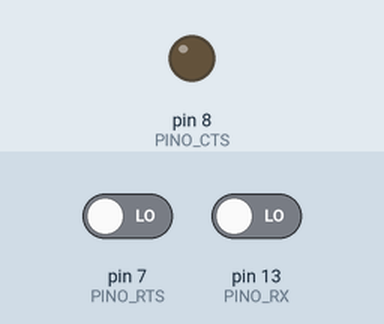
A sketch run on a simulated Arduino Uno, built with avr-gcc and run on an emulated ATmega328P. On the bench: output pins drawn as LEDs (lit = HIGH). Inputs (shaded band) come from the test bench; at power-on: pin 7 (PINO_RTS) LOW, pin 13 (PINO_RX) LOW. What the sketch prints to the serial monitor is not drawn.

Above: at 1.2 s.
1.3 s: pin 7 (PINO_RTS) driven HIGH
At 2.2 s:
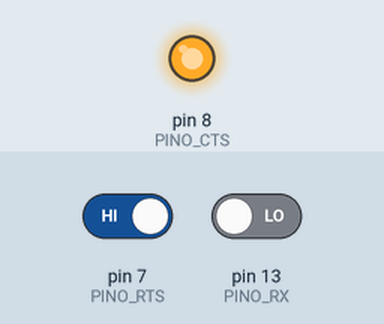
3.0 s: pin 7 (PINO_RTS) driven LOW
At 3.5 s:
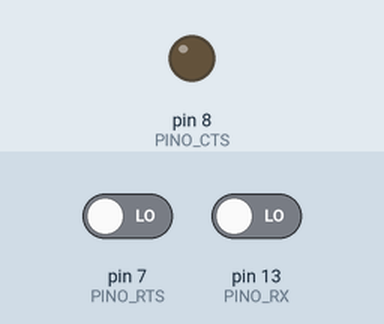
Timing chart, 0 to 6.0 s (numbered marks = the images above; inputs shaded):
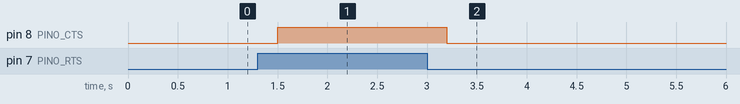

The sketch:

Receptor.ino
```cpp
#define PINO_RX 13
#define PINO_TX 13
#define BAUD_RATE 8
#define HALF_BAUD 1000/(2*BAUD_RATE)

#define PINO_RTS 7
#define PINO_CTS 8

//#include "Temporizador.h"

char letra[10]; //Variavel global para leitura dos 9 bits
int it = 0; // Iterador de posicao atual do bit

//Temporizador inicio
void configuraTemporizador(int baud_rate){
  int frequencia;
  frequencia = constrain(baud_rate,1,1500);
  //set timer1 interrupt
  TCCR1A = 0;// set entire TCCR1A register to 0
  TCCR1B = 0;// same for TCCR1B
  TCNT1  = 0;//initialize counter value to 0
  //OCR1A = contador;// = (16*10^6) / (10*1024) - 1 (must be <65536)
  OCR1A = ((16 * pow(10,6))/(1024*frequencia)) - 1;
  // turn on CTC mode (clear time on compare)
  TCCR1B |= (1 << WGM12);
  // Turn T1 off
  TCCR1B &= 0xF8;
  // Disable interrupts
  TIMSK1 = 0;
  TIFR1 = 0;
}

void iniciaTemporizador(){
  Serial.println("T1 iniciado");
  TCNT1 = 0;//initialize counter value to 0
  TIFR1 = 0;
  // enable timer compare interrupt
  TIMSK1 |= (1 << OCIE1A);
  // Set CS10 and CS12 bits for 1024 prescaler
  TCCR1B |= (1 << CS12) | (1 << CS10);
}

void paraTemporizador(){
  Serial.println("T1 parado");
    // Turn T1 off
  TCCR1B &= 0xF8;
  TIMSK1 = 0;
}
//Temporizador fim


// Calcula bit de paridade - Par ou impar
bool bitParidade(String letra){
	int numOnes = 0; // Contador da quantidade de 1s
 	for (int i = 0; i < 9; i++) {
    	if (letra[i] == '1') {
      		numOnes++;
    	}
  	}
  	bool paridadePar = (numOnes % 2 == 0); //Verifica se o numero de 1s eh par ou impar
  	return paridadePar; //Retorna 1 caso par, 0 c.c.
}

// Rotina de interrupcao do timer1
// O que fazer toda vez que 1s passou?
ISR(TIMER1_COMPA_vect){
  //>>>> Codigo Aqui <<<<
  if(it < 9){ // 9 bits de leitura
  	if(digitalRead(PINO_RX) == HIGH){ // Caso a leitura do dado seja 'HIGH', o bit eh 1
  		letra[it] = '1';
  	}
  	else{ // Bit atual = 0 c.c.
   		letra[it] = '0';
  	}
  }
  it++; // Incrementa o iterador de posicao

}

// Funcao que espera a flag RTS ser ligada para ligar a flag CTS
bool handShake(){
  	if(digitalRead(PINO_RTS) == HIGH){
      	delay(200); // Delay para visualizacao do funcionamento pelos LEDs
      	digitalWrite(PINO_CTS, HIGH);
      	return true;
  	}
  	return false;
}

// Funcao para retornar o caracter recebido a partir da sequencia de bits
char retornaLetra(char letra[]){
  double l = 0;
  for(int x = 7; x >= 0; x--){
  	l += ((int)letra[x]-'0') * pow(2, (7-x)); // Soma dos bits em uma variavel double
  }
  int l2 = (int) l + 1; // O arduino possui um problema de transformacao de double para int que perde uma unidade
  return char(l2);
}


// Executada uma vez quando o Arduino reseta
void setup(){
  //desabilita interrupcoes
  noInterrupts();
  // Configura porta serial (Serial Monitor - Ctrl + Shift + M)
  Serial.begin(9600);

  // habilita interrupcoes
  interrupts();


  configuraTemporizador(BAUD_RATE);

  //Definição pinos receptor
  //dados
  pinMode(PINO_RX, INPUT);
  //flag receptor
  pinMode(PINO_RTS, INPUT);

  //flag emissor
  pinMode(PINO_CTS, OUTPUT);
  digitalWrite(PINO_CTS, LOW);

}


// O loop() eh executado continuamente (como um while(true))
void loop ( ) {
  //>>>> Codigo Aqui <<<<

  digitalWrite(PINO_CTS, LOW);
  if(handShake()){
    //Inicializa posição de leitura
    it = 0;
    //Delay para iniciar contador do receptor
    delay(HALF_BAUD);
    //Inicializa temporizador
    iniciaTemporizador();
    //Espera a leitura dos 9 bits (8 do caracter e 1 de paridade)
    while(it < 9) {
      Serial.print("");
    };
    //Para o temporizador apos a leitura dos 9 bits
    paraTemporizador();

    //Espera a flag do emissor RTS ser alterada para 0
    while(digitalRead(PINO_RTS));

    //Delay para visualizacao em LED das flags RTS e CTS
    delay(200);
    //Altera a flag do receptor para 0
    digitalWrite(PINO_CTS, LOW);

    letra[9] = '\0';
    //Verifica a paridade do conteúdo
    if(bitParidade(letra)){ // Caso par: imprime o caracter
      Serial.print("Letra recebida: ");
      Serial.println(retornaLetra(letra));
    }
    else { // Caso impar: imprime que houve um erro e a sequencia de bits para verificao da paridade
      Serial.println("Erro na paridade da sequencia ");
      Serial.println(letra);
    }
  }
}
```

Measured:
- after the input at 1.3 s, pin 8 (PINO_CTS): LOW → HIGH after 0.20 s
- after the input at 3.0 s, pin 8 (PINO_CTS): HIGH → LOW after 0.20 s
